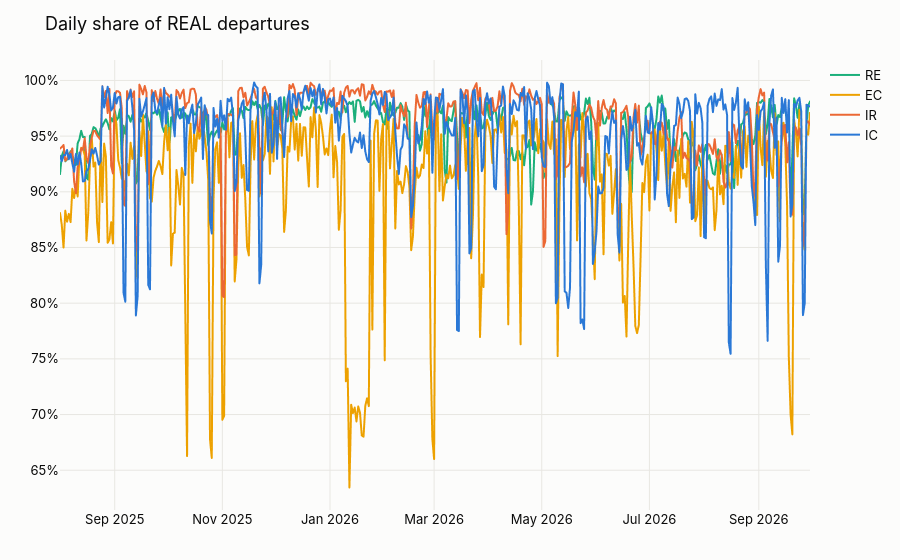

Here is the notebook cell this chart was saved with:
### Markdown cell above
> **Finding 4.6.**
- The poorly measured stations are of three kinds: (1) the FART Centovalli / Vigezzina line (Intragna, Camedo, Re, Malesco… 45–70 %), removed by the operator exclusion; (2) stations **in Italy** that carry a Swiss number: Varzo and Preglia (0 %) and Iselle (54 %) on the Simplon line, Tirano (0 %) on the Bernina line; (3) Basel Bad Bf (0 %), the German-run station in Basel. Ebikon (75 %) and Stansstad (76 %) are ordinary Swiss stations with gaps.
- So `is_swiss` is not exactly "measured".
- **Decision :** a station is a valid prediction / target station if ≥ 80 % of its in-scope departures are `REAL` over the training months (Aug 2025 – Apr 2026); other stations stay in journeys as context.

### Code cell
# 4.7 Daily share of REAL departures and possible feed outages
daily_real = q(f"""
SELECT operating_day, category, avg((dep_status = 'REAL')::INT) AS share_real, count(*) AS dep_events
FROM trains WHERE {SCOPE} AND is_swiss AND dep_planned IS NOT NULL
GROUP BY ALL ORDER BY operating_day
""")
fig = px.line(daily_real, x="operating_day", y="share_real", color="category",
              color_discrete_map=CAT_COLORS, title="Daily share of REAL departures")
fig.update_layout(yaxis_tickformat=".0%", xaxis_title=None, yaxis_title=None, legend_title=None,
                  hovermode="x unified")
fig.show()

# Days where measurement dropped (possible feed outages)
d = daily_real.groupby("operating_day").apply(
    lambda g: (g["share_real"] * g["dep_events"]).sum() / g["dep_events"].sum()
).rename("share_real").reset_index()
thr = d["share_real"].mean() - 3 * d["share_real"].std()
d[d["share_real"] < thr]

### Figure 1 — Plotly figure (JSON) as saved in the notebook; plotly's stock layout.template omitted (floating-point values rounded to 4 significant figures; data arrays with more than 128 entries replaced by an {"elided": "..."} marker saying what was removed)
{"data": [{"hovertemplate": "category=RE<br>operating_day=%{x}<br>share_real=%{y}<extra></extra>", "legendgroup": "RE", "line": {"color": "#1baf7a", "dash": "solid"}, "marker": {"symbol": "circle"}, "mode": "lines", "name": "RE", "showlegend": true, "type": "scattergl", "x": {"elided": "426 str values"}, "xaxis": "x", "y": {"elided": "426 float values"}, "yaxis": "y"}, {"hovertemplate": "category=EC<br>operating_day=%{x}<br>share_real=%{y}<extra></extra>", "legendgroup": "EC", "line": {"color": "#eda100", "dash": "solid"}, "marker": {"symbol": "circle"}, "mode": "lines", "name": "EC", "showlegend": true, "type": "scattergl", "x": {"elided": "426 str values"}, "xaxis": "x", "y": {"elided": "426 float values"}, "yaxis": "y"}, {"hovertemplate": "category=IR<br>operating_day=%{x}<br>share_real=%{y}<extra></extra>", "legendgroup": "IR", "line": {"color": "#eb6834", "dash": "solid"}, "marker": {"symbol": "circle"}, "mode": "lines", "name": "IR", "showlegend": true, "type": "scattergl", "x": {"elided": "426 str values"}, "xaxis": "x", "y": {"elided": "426 float values"}, "yaxis": "y"}, {"hovertemplate": "category=IC<br>operating_day=%{x}<br>share_real=%{y}<extra></extra>", "legendgroup": "IC", "line": {"color": "#2a78d6", "dash": "solid"}, "marker": {"symbol": "circle"}, "mode": "lines", "name": "IC", "showlegend": true, "type": "scattergl", "x": {"elided": "426 str values"}, "xaxis": "x", "y": {"elided": "426 float values"}, "yaxis": "y"}], "layout": {"hovermode": "x unified", "legend": {"title": {}, "tracegroupgap": 0}, "title": {"text": "Daily share of REAL departures"}, "xaxis": {"anchor": "y", "domain": [0, 1], "title": {}}, "yaxis": {"anchor": "x", "domain": [0, 1], "tickformat": ".0%", "title": {}}}}
